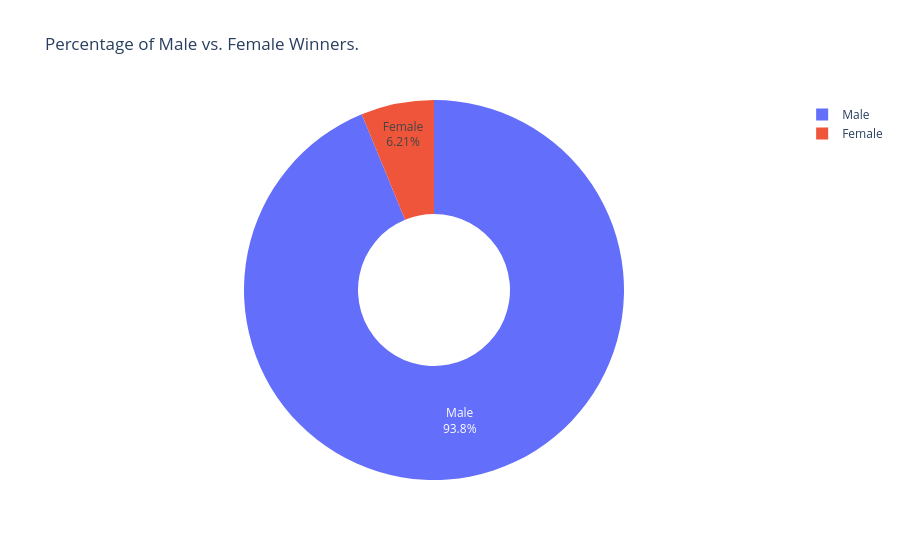

Notebook cell for this chart:
### Code cell
fig = px.pie(df_data,
             labels=biology.index,
             values=biology.values,
             title="Percentage of Male vs. Female Winners.",
             names=biology.index,
             hole=0.4
             )
fig.update_traces(textposition='inside', textinfo='percent+label')
fig.show()

### Figure 1 — Plotly figure (JSON) as saved in the notebook; plotly's stock layout.template omitted (floating-point values rounded to 4 significant figures)
{"data": [{"domain": {"x": [0, 1], "y": [0, 1]}, "hole": 0.4, "hovertemplate": "label=%{label}<br>value=%{value}<extra></extra>", "labels": ["Male", "Female"], "legendgroup": "", "name": "", "showlegend": true, "textinfo": "percent+label", "textposition": "inside", "type": "pie", "values": [876, 58]}], "layout": {"autosize": true, "legend": {"tracegroupgap": 0}, "title": {"text": "Percentage of Male vs. Female Winners."}}}
